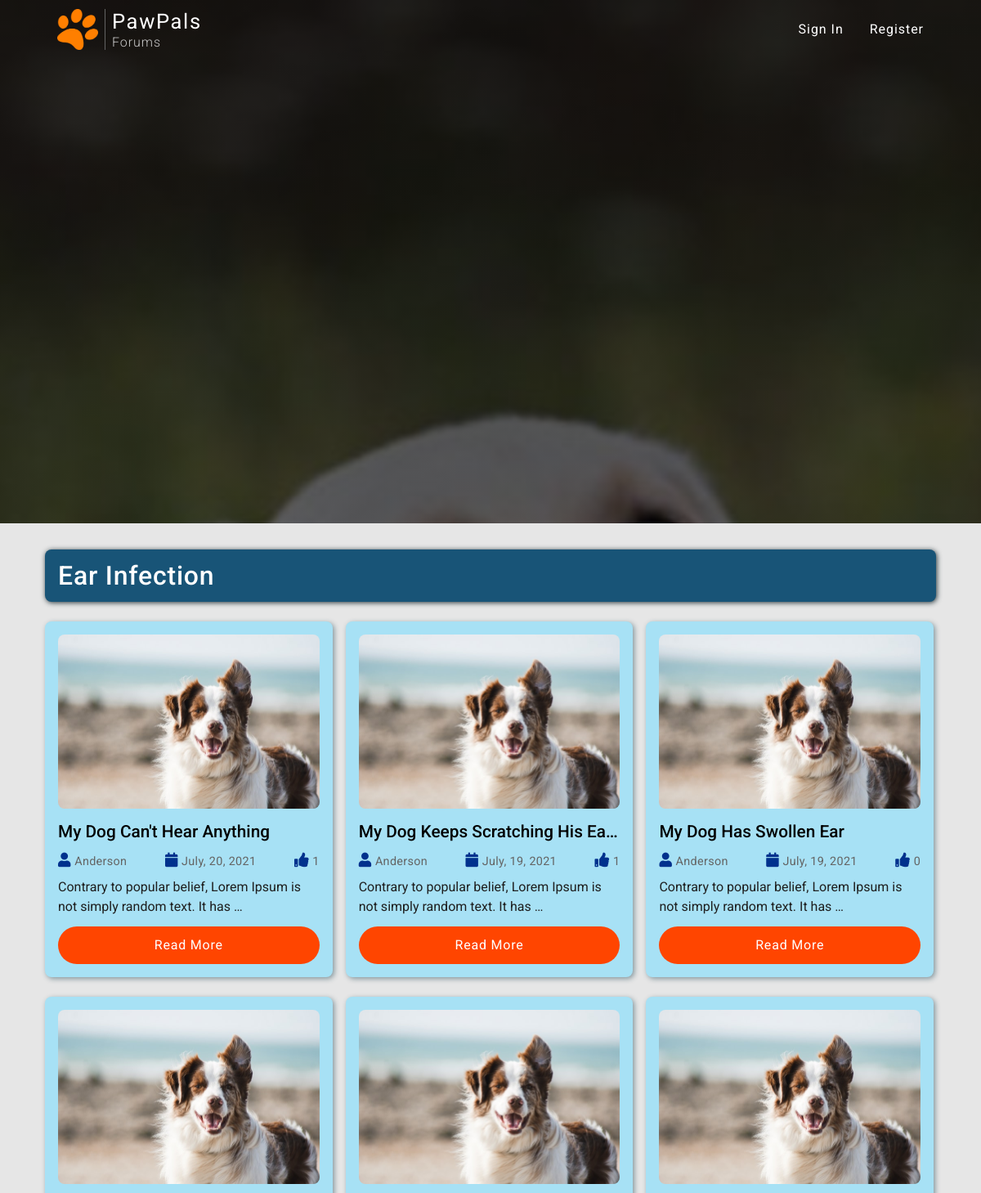
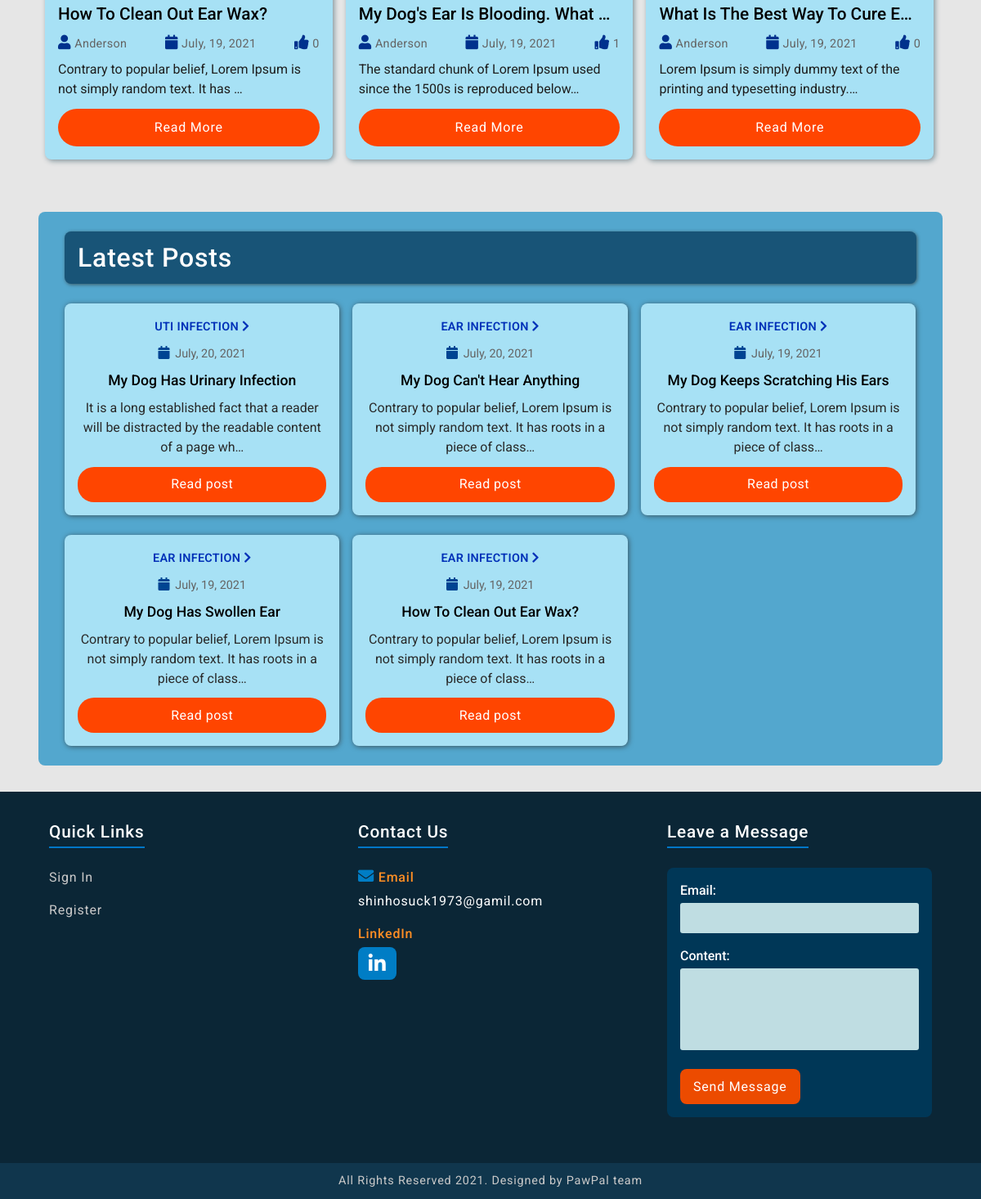
The app's page /topic/1/posts with its own data (2 pictures, top to bottom).
### blog/models.py (models this page shows, shortened)
class Topic(models.Model):
    name = models.CharField(max_length=50)
    topic_image = models.ImageField(upload_to="topic_images")
    description = models.CharField(max_length=200, blank=True)
    def __str__(self):
        return self.name

class Post(models.Model):
    topic = models.ForeignKey(Topic, on_delete=models.CASCADE)
    title = models.CharField(max_length=100)
    author = models.ForeignKey(User, on_delete=models.CASCADE)
    post_image = models.ImageField(default="default_post_img.jpg", upload_to="post_images")
    content = models.TextField()
    date_posted = models.DateTimeField(default=timezone.now)
    likes = models.ManyToManyField(User, blank=True, related_name="post_likes")
    class Meta:
        ordering = ["-date_posted"]

### blog/views.py (the view)
# urls.py: path("topic/<int:pk>/posts", all_posts_in_topic, name="posts-in-topic"),
def all_posts_in_topic(request, pk):
    topic = get_object_or_404(Topic, pk=pk)
    all_posts = Post.objects.all()[0:5]
    context = {
        "topic": topic,
        "all_posts": all_posts,
    }
    return render(request, "blog/all_posts_in_topic.html", context)

### users/forms.py
class ContactUsForm(forms.ModelForm):
    email = forms.EmailField()
    class Meta:
        model = Contact
        fields = ["email", "content"]

### users/context_processors.py (called while the page is built)
def contact_form(request):
    form = ContactUsForm()
    return  {"form": form}

### blog/templates/blog/all_posts_in_topic.html (shortened to what this page needs)
{% extends "blog/base.html" %}
{% block content %}
    <div class="topic-post-row">
        <div class="topic-content-container">
            <div class="topic-header-container">
                <h2 class="topic-header">{{ topic.name }}</h2>
            </div>
            {% if not topic.post_set.all %}
                <h4>Sorry, this forum is empty.</h4>
            {% else %}
                {% for post in topic.post_set.all %}
                    <div class="topic-post-col">
                        <img class="topic-post-img" src="{{ post.post_image.url}}" alt="post image">
                        <div class="topic-post-text-container">
                            <h6 class="topic-post-title">{{ post.title }}</h6>
                            <div class="post-icons-wrapper">
                                <p class="post-icon">
                                    <i class="fas fa-user topic-user-icon"></i>
                                    <span>{{ post.author|truncatechars:8 }}</span>
                                </p>
                                <p class="post-icon">
                                    <i class="fas fa-calendar topic-calendar-icon"></i>
                                    <span>{{ post.date_posted|date:"N, d, Y"|truncatechars:14}}</span>
                                </p>
                                <p class="post-icon">
                                    <i class="fas fa-thumbs-up topic-thumbs-up-icon"></i>
                                    <span class="topic-likes-count">{{ post.likes.count}}</span>
                                </p>
                            </div>
                            <p class="topic-content">{{ post.content|truncatechars:75}}</p>
                            <a class="topic-read-more" href="{% url 'blog:post-detail' post.pk %}">Read More</a>
                        </div>
                    </div>
                {% endfor %}
            {% endif %}
        </div>
        <div class="post-right-side-container">
            <h5 class="latest-post-title-header">Latest Posts</h5>
            <div class="latest-post-wrapper">
                {% for post in all_posts %}
                <div class="latest-posts">
                    <a class="latest-post-topic-link" href="{% url 'blog:posts-in-topic' post.topic.pk%}">
                        {{ post.topic }}
                        <i class="fa fa-chevron-right"></i>
                    </a>
                    <p class="latest-post-date">
                        <i class="fas fa-calendar topic-calendar-icon"></i>
                        {{ post.date_posted|date:"N, d, Y"}}
                    </p>
                    <h5 class="latest-post-title">{{ post.title }}</h5>
                    <p class="latest-post-content">{{ post.content|truncatechars:100}}</p>
                    <a href="{% url 'blog:post-detail' post.pk %}" class="latest-post-detail">
                        Read post
                    </a>
                </div>
                {% endfor %}
            </div>
        </div>
    </div>
{% endblock content %}

### blog/templates/blog/base.html (style rules this page uses)
p > label { color: rgb(255, 255, 255); font-size: 1rem; font-weight: 500; margin-bottom: 0.2rem; text-align: start !important; }
p > input, textarea { width: 100%; padding: 0.4rem 1rem; outline: none; border: none; background: rgb(191, 221, 226); color: rgb(0, 0, 0); resize: none; border-radius: 3px; }
p > textarea { height: 100px; width: 100%; }

### records on screen
Topic: name "Ear Infection"
Post: post_image (placeholder picture), title "My Dog Can't Hear Anything", author "Anderson", date_posted "July, 20, 2021", likes.count "1", content "Contrary to popular belief, Lorem Ipsum is not simply random text. It has …", topic "EAR INFECTION", content "Contrary to popular belief, Lorem Ipsum is not simply random text. It has roots in a piece of class…"
Post: post_image (placeholder picture), title "My Dog Keeps Scratching His Ears", author "Anderson", date_posted "July, 19, 2021", likes.count "1", content "Contrary to popular belief, Lorem Ipsum is not simply random text. It has …", topic "EAR INFECTION", content "Contrary to popular belief, Lorem Ipsum is not simply random text. It has roots in a piece of class…"
Post: post_image (placeholder picture), title "My Dog Has Swollen Ear", author "Anderson", date_posted "July, 19, 2021", likes.count "0", content "Contrary to popular belief, Lorem Ipsum is not simply random text. It has …", topic "EAR INFECTION", content "Contrary to popular belief, Lorem Ipsum is not simply random text. It has roots in a piece of class…"
Post: post_image (placeholder picture), title "How To Clean Out Ear Wax?", author "Anderson", date_posted "July, 19, 2021", likes.count "0", content "Contrary to popular belief, Lorem Ipsum is not simply random text. It has …", topic "EAR INFECTION", content "Contrary to popular belief, Lorem Ipsum is not simply random text. It has roots in a piece of class…"
Post: post_image (placeholder picture), title "My Dog's Ear Is Blooding. What…", author "Anderson", date_posted "July, 19, 2021", likes.count "1", content "The standard chunk of Lorem Ipsum used since the 1500s is reproduced below…"
Post: post_image (placeholder picture), title "What Is The Best Way To Cure E…", author "Anderson", date_posted "July, 19, 2021", likes.count "0", content "Lorem Ipsum is simply dummy text of the printing and typesetting industry.…"
Post: topic "UTI INFECTION", date_posted "July, 20, 2021", title "My Dog Has Urinary Infection", content "It is a long established fact that a reader will be distracted by the readable content of a page wh…"
